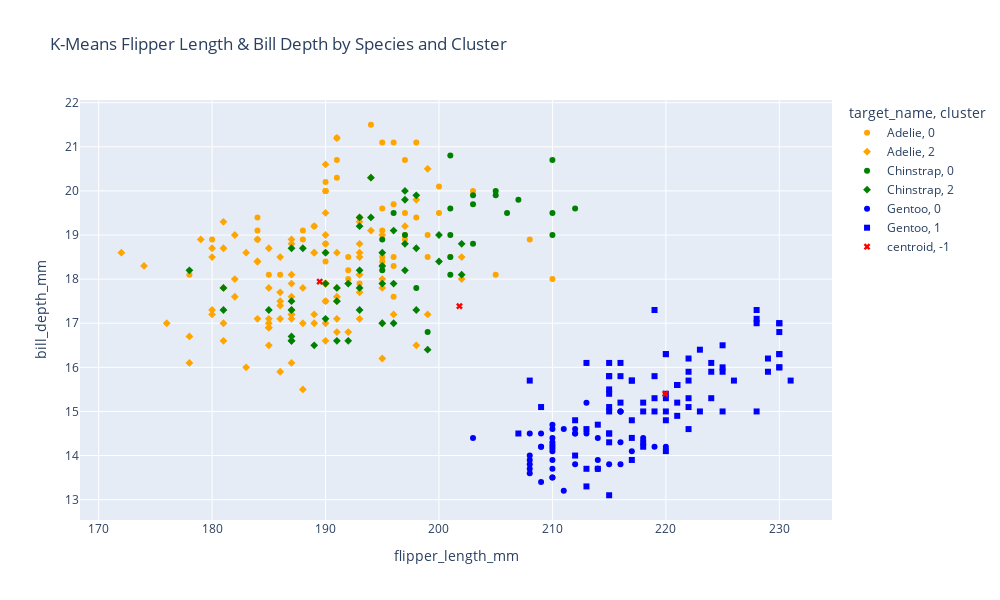

Write notebook code for a chart like this one.
### Markdown cell above
From our K-Means output, we create a scatter plot that represents the true species by color and the generated cluster by point shape. The centroids are plotted separately in red. At first glance, our clustering performed well for Gentoo, but some mixed results for Adelie and Chinstrap.

### Code cell
# K-Means scatter plot with species by color and cluster by shape
fig = px.scatter(df_kmeans_orig, x="flipper_length_mm", y="bill_depth_mm", color="target_name", color_discrete_sequence=["orange","green","blue","red"],
                 symbol="cluster", title='K-Means Flipper Length & Bill Depth by Species and Cluster', width=1000, height=600)
fig.show()

### Figure 1 — Plotly figure (JSON) as saved in the notebook; plotly's stock layout.template omitted (floating-point values rounded to 4 significant figures)
{"data": [{"hovertemplate": "target_name=Adelie<br>cluster=0<br>flipper_length_mm=%{x}<br>bill_depth_mm=%{y}<extra></extra>", "legendgroup": "Adelie, 0", "marker": {"color": "orange", "symbol": "circle"}, "mode": "markers", "name": "Adelie, 0", "orientation": "v", "showlegend": true, "type": "scatter", "x": [191, 188, 198, 193, 195, 198, 188, 192, 194, 184, 197, 196, 191, 192, 200, 185, 195, 190, 178, 190, 196, 197, 184, 186, 197, 203, 192, 190, 180, 195, 199, 190, 190, 184, 195, 191, 195, 201, 190, 210, 196, 196, 197, 208, 196, 190, 189, 195, 190, 193, 205, 200, 199], "xaxis": "x", "y": [20.7, 19.1, 21.1, 17.9, 21.1, 19.4, 18.9, 18.2, 21.5, 18.9, 18.9, 21.1, 21.2, 18, 19.5, 18.1, 19.6, 18.4, 18.1, 18.8, 18.5, 19, 19.4, 18.1, 20.7, 20, 18.5, 17.5, 18.9, 18.5, 19, 18.6, 20, 19.1, 19.1, 20.3, 18.4, 18.5, 20.2, 18, 18.3, 19.7, 19.5, 18.9, 17.6, 20, 19.2, 18.3, 20, 19.4, 18.1, 20.1, 18.5], "yaxis": "y"}, {"hovertemplate": "target_name=Adelie<br>cluster=2<br>flipper_length_mm=%{x}<br>bill_depth_mm=%{y}<extra></extra>", "legendgroup": "Adelie, 2", "marker": {"color": "orange", "symbol": "diamond"}, "mode": "markers", "name": "Adelie, 2", "orientation": "v", "showlegend": true, "type": "scatter", "x": [190, 185, 191, 186, 193, 196, 186, 194, 174, 183, 188, 193, 187, 195, 193, 193, 176, 187, 202, 182, 187, 181, 172, 185, 190, 186, 188, 185, 180, 191, 199, 195, 189, 187, 189, 185, 199, 191, 183, 190, 191, 190, 189, 190, 195, 184, 192, 190, 185, 187, 181, 193, 197, 190, 181, 193, 190, 182, 186, 178, 198, 190, 181, 186, 195, 185, 181, 202, 189, 194, 190, 189, 182, 191, 193, 179, 191, 195, 187, 192, 180, 191, 190, 185, 193, 187, 184, 187, 184, 180, 187, 180, 198, 188, 186, 187, 184, 178], "xaxis": "x", "y": [18.8, 17, 18.6, 17.5, 18.8, 17.2, 17.7, 20.3, 18.3, 18.6, 17, 18.6, 16.1, 17, 18.5, 18.1, 17, 18.1, 18.5, 17.6, 17.9, 17, 18.6, 16.9, 17.9, 17.1, 17.8, 16.5, 18.5, 17.1, 17.2, 18, 18.6, 17.2, 17.2, 17.8, 20.5, 16.8, 16, 17.9, 21.2, 17.9, 19.2, 17.5, 19, 17.1, 16.8, 18.6, 17.1, 17.6, 17.8, 18.1, 19.2, 16.6, 16.6, 19.3, 19.5, 19, 17.4, 16.7, 16.5, 17, 18.7, 18.5, 16.2, 18.7, 19.3, 18, 18.6, 19.1, 20.6, 17, 18, 17.8, 17.1, 18.9, 17.6, 17.8, 17.3, 17.9, 17.3, 17.5, 19, 16.9, 17.7, 18.9, 18.4, 18.8, 18.4, 17.2, 17.2, 18.7, 19.8, 15.5, 15.9, 17.1, 18.9, 16.1], "yaxis": "y"}, {"hovertemplate": "target_name=Chinstrap<br>cluster=0<br>flipper_length_mm=%{x}<br>bill_depth_mm=%{y}<extra></extra>", "legendgroup": "Chinstrap, 0", "marker": {"color": "green", "symbol": "circle"}, "mode": "markers", "name": "Chinstrap, 0", "orientation": "v", "showlegend": true, "type": "scatter", "x": [206, 197, 205, 196, 210, 203, 205, 201, 210, 207, 201, 201, 201, 201, 195, 210, 195, 199, 212, 203, 198, 203], "xaxis": "x", "y": [19.5, 19, 20, 19.5, 19.5, 19.7, 19.9, 19.6, 19, 19.8, 18.5, 20.8, 18.1, 19, 18.2, 20.7, 18.9, 16.8, 19.6, 18.8, 17.8, 19.9], "yaxis": "y"}, {"hovertemplate": "target_name=Chinstrap<br>cluster=2<br>flipper_length_mm=%{x}<br>bill_depth_mm=%{y}<extra></extra>", "legendgroup": "Chinstrap, 2", "marker": {"color": "green", "symbol": "diamond"}, "mode": "markers", "name": "Chinstrap, 2", "orientation": "v", "showlegend": true, "type": "scatter", "x": [187, 188, 187, 202, 197, 193, 198, 199, 191, 192, 193, 197, 189, 196, 197, 194, 198, 195, 190, 190, 193, 190, 187, 187, 200, 197, 181, 187, 193, 195, 196, 200, 195, 202, 191, 187, 191, 198, 185, 192, 178, 193, 194, 196, 181, 195], "xaxis": "x", "y": [16.6, 18.7, 16.7, 18.8, 20, 19.2, 17.3, 16.4, 17.8, 16.6, 17.3, 19.8, 16.5, 19.1, 18.2, 19.4, 19.9, 18.6, 17.1, 17.9, 19.4, 18.6, 18.7, 16.6, 19, 18.8, 17.3, 17.5, 18.2, 18.3, 17, 18.4, 17, 18.1, 17.5, 17.3, 16.6, 18.7, 17.3, 17.9, 18.2, 17.8, 20.3, 17.9, 17.8, 17.9], "yaxis": "y"}, {"hovertemplate": "target_name=Gentoo<br>cluster=0<br>flipper_length_mm=%{x}<br>bill_depth_mm=%{y}<extra></extra>", "legendgroup": "Gentoo, 0", "marker": {"color": "blue", "symbol": "circle"}, "mode": "markers", "name": "Gentoo, 0", "orientation": "v", "showlegend": true, "type": "scatter", "x": [208, 216, 208, 208, 214, 209, 209, 210, 213, 210, 210, 216, 212, 213, 209, 218, 212, 216, 210, 220, 210, 215, 208, 212, 210, 216, 214, 214, 219, 211, 208, 217, 209, 216, 211, 210, 210, 212, 208, 214, 210, 203], "xaxis": "x", "y": [14.5, 15, 13.8, 13.9, 14.4, 13.4, 14.5, 13.7, 14.5, 14.4, 14.1, 15, 13.8, 15.2, 14.2, 14.4, 14.5, 14.3, 13.5, 14.2, 14.3, 13.8, 14, 14.6, 14.7, 15, 13.9, 13.7, 14.2, 14.6, 13.6, 14.1, 14.2, 13.8, 13.2, 14.6, 13.5, 14.5, 13.7, 13.7, 13.9, 14.4], "yaxis": "y"}, {"hovertemplate": "target_name=Gentoo<br>cluster=1<br>flipper_length_mm=%{x}<br>bill_depth_mm=%{y}<extra></extra>", "legendgroup": "Gentoo, 1", "marker": {"color": "blue", "symbol": "square"}, "mode": "markers", "name": "Gentoo, 1", "orientation": "v", "showlegend": true, "type": "scatter", "x": [208, 219, 220, 223, 221, 218, 220, 224, 209, 220, 212, 219, 215, 231, 217, 225, 217, 207, 229, 217, 213, 218, 217, 216, 215, 213, 222, 220, 215, 230, 224, 228, 230, 222, 230, 220, 221, 225, 215, 215, 225, 217, 224, 219, 222, 230, 215, 216, 220, 218, 230, 221, 222, 226, 213, 215, 218, 222, 229, 214, 230, 230, 214, 228, 223, 228, 213, 221, 220, 212, 222, 215, 210, 216, 219, 215, 225, 228, 215, 221, 215], "xaxis": "x", "y": [15.7, 15.3, 16.3, 16.4, 15.2, 14.3, 15, 15.9, 15.1, 14.1, 14, 17.3, 13.1, 15.7, 15.7, 16.5, 13.9, 14.5, 16.2, 15.7, 14.6, 14.2, 14.4, 16.1, 14.5, 13.7, 15.3, 14.8, 15.5, 17, 15.3, 15, 16.3, 14.6, 17, 16.3, 15.6, 16, 15.8, 14.3, 15.9, 14.8, 16.1, 15.8, 15.7, 16, 15, 15.2, 15.3, 15.2, 16.8, 15.6, 16.2, 15.7, 16.1, 15.8, 15, 15.1, 15.9, 13.7, 16.3, 16, 14.7, 17.3, 15, 17, 13.3, 14.9, 15.4, 14.8, 15.9, 15.1, 14.2, 15.8, 15, 14.5, 15, 17.1, 16.1, 15.6, 15.4], "yaxis": "y"}, {"hovertemplate": "target_name=centroid<br>cluster=-1<br>flipper_length_mm=%{x}<br>bill_depth_mm=%{y}<extra></extra>", "legendgroup": "centroid, -1", "marker": {"color": "red", "symbol": "x"}, "mode": "markers", "name": "centroid, -1", "orientation": "v", "showlegend": true, "type": "scatter", "x": [201.8, 220.0, 189.5], "xaxis": "x", "y": [17.39, 15.4, 17.94], "yaxis": "y"}], "layout": {"height": 600, "legend": {"title": {"text": "target_name, cluster"}, "tracegroupgap": 0}, "title": {"text": "K-Means Flipper Length & Bill Depth by Species and Cluster"}, "width": 1000, "xaxis": {"anchor": "y", "domain": [0, 1], "title": {"text": "flipper_length_mm"}}, "yaxis": {"anchor": "x", "domain": [0, 1], "title": {"text": "bill_depth_mm"}}}}
